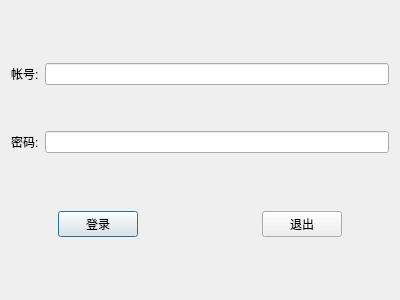
<?xml version="1.0" encoding="UTF-8"?>
<ui version="4.0">
 <class>LoginDialog</class>
 <widget class="QDialog" name="LoginDialog">
  <property name="geometry">
   <rect>
    <x>0</x>
    <y>0</y>
    <width>400</width>
    <height>300</height>
   </rect>
  </property>
  <property name="windowTitle">
   <string>Dialog</string>
  </property>
  <layout class="QGridLayout" name="gridLayout">
   <item row="0" column="1">
    <spacer name="verticalSpacer_4">
     <property name="orientation">
      <enum>Qt::Vertical</enum>
     </property>
     <property name="sizeHint" stdset="0">
      <size>
       <width>20</width>
       <height>41</height>
      </size>
     </property>
    </spacer>
   </item>
   <item row="1" column="0" colspan="2">
    <layout class="QVBoxLayout" name="verticalLayout">
     <item>
      <layout class="QHBoxLayout" name="horizontalLayout">
       <item>
        <widget class="QLabel" name="label">
         <property name="text">
          <string>帐号:</string>
         </property>
        </widget>
       </item>
       <item>
        <widget class="QLineEdit" name="ldtUsername"/>
       </item>
      </layout>
     </item>
     <item>
      <spacer name="verticalSpacer">
       <property name="orientation">
        <enum>Qt::Vertical</enum>
       </property>
       <property name="sizeHint" stdset="0">
        <size>
         <width>20</width>
         <height>40</height>
        </size>
       </property>
      </spacer>
     </item>
     <item>
      <layout class="QHBoxLayout" name="horizontalLayout_2">
       <item>
        <widget class="QLabel" name="label_2">
         <property name="text">
          <string>密码:</string>
         </property>
        </widget>
       </item>
       <item>
        <widget class="QLineEdit" name="ldtPassword"/>
       </item>
      </layout>
     </item>
    </layout>
   </item>
   <item row="2" column="0">
    <spacer name="verticalSpacer_3">
     <property name="orientation">
      <enum>Qt::Vertical</enum>
     </property>
     <property name="sizeHint" stdset="0">
      <size>
       <width>20</width>
       <height>42</height>
      </size>
     </property>
    </spacer>
   </item>
   <item row="3" column="0" colspan="2">
    <layout class="QHBoxLayout" name="horizontalLayout_3">
     <item>
      <spacer name="horizontalSpacer">
       <property name="orientation">
        <enum>Qt::Horizontal</enum>
       </property>
       <property name="sizeHint" stdset="0">
        <size>
         <width>40</width>
         <height>20</height>
        </size>
       </property>
      </spacer>
     </item>
     <item>
      <widget class="QPushButton" name="pbnLogin">
       <property name="text">
        <string>登录</string>
       </property>
      </widget>
     </item>
     <item>
      <spacer name="horizontalSpacer_2">
       <property name="orientation">
        <enum>Qt::Horizontal</enum>
       </property>
       <property name="sizeHint" stdset="0">
        <size>
         <width>118</width>
         <height>20</height>
        </size>
       </property>
      </spacer>
     </item>
     <item>
      <widget class="QPushButton" name="pbnExit">
       <property name="text">
        <string>退出</string>
       </property>
      </widget>
     </item>
     <item>
      <spacer name="horizontalSpacer_3">
       <property name="orientation">
        <enum>Qt::Horizontal</enum>
       </property>
       <property name="sizeHint" stdset="0">
        <size>
         <width>40</width>
         <height>20</height>
        </size>
       </property>
      </spacer>
     </item>
    </layout>
   </item>
   <item row="4" column="0">
    <spacer name="verticalSpacer_2">
     <property name="orientation">
      <enum>Qt::Vertical</enum>
     </property>
     <property name="sizeHint" stdset="0">
      <size>
       <width>20</width>
       <height>41</height>
      </size>
     </property>
    </spacer>
   </item>
  </layout>
 </widget>
 <resources/>
 <connections/>
</ui>
